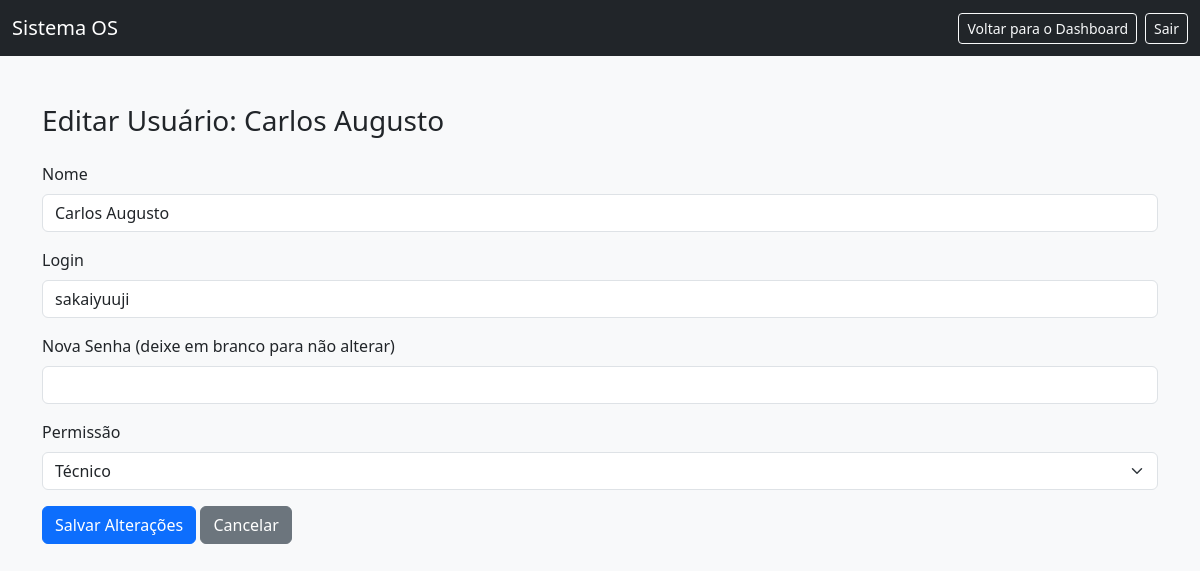
/editar_usuario/2 (signed in), run on an earlier commit of the app's database.
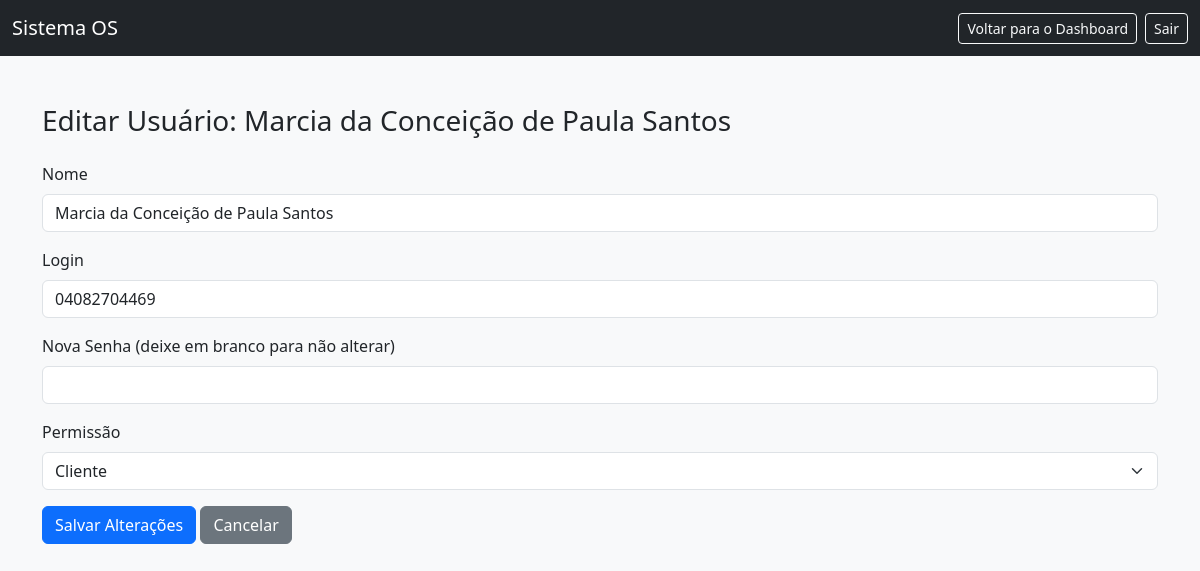
And on a later commit of the database.
### tables this page shows
CREATE TABLE usuarios (
            id INTEGER PRIMARY KEY AUTOINCREMENT,
            nome TEXT NOT NULL,
            login TEXT NOT NULL UNIQUE,
            senha TEXT NOT NULL,
            permissao TEXT NOT NULL,
            id_cliente INTEGER,
            FOREIGN KEY (id_cliente) REFERENCES clientes(id)
        );

### app.py (the view)
@app.route('/editar_usuario/<int:usuario_id>', methods=['GET', 'POST'])
def editar_usuario(usuario_id):
    if 'permissao' not in session or session['permissao'] != 'admin':
        flash('Você não tem permissão para acessar esta página.', 'warning')
        return redirect(url_for('dashboard'))
    conn = sqlite3.connect(DB) # CORRIGIDO: Usando DB
    c = conn.cursor()
    if request.method == 'POST':
        nome = request.form['nome'].strip()
        login = request.form['login'].strip()
        senha_nova = request.form['senha_nova'].strip()
        permissao = request.form['permissao']
        if not nome or not login or not permissao:
            flash('Nome, Login e Permissão são campos obrigatórios.', 'danger')
            c.execute("SELECT id, nome, login, permissao FROM usuarios WHERE id = ?", (usuario_id,))
            usuario_info = c.fetchone()
            conn.close()
            return render_template('editar_usuario.html', usuario={'id': usuario_info[0], 'nome': usuario_info[1], 'login': usuario_info[2], 'permissao': usuario_info[3]})
        try:
            c.execute("SELECT id FROM usuarios WHERE login = ? AND id != ?", (login, usuario_id))
            if c.fetchone():
                flash('Erro: Já existe outro usuário com este login.', 'danger')
                c.execute("SELECT id, nome, login, permissao FROM usuarios WHERE id = ?", (usuario_id,))
                usuario_info = c.fetchone()
                conn.close()
                return render_template('editar_usuario.html', usuario={'id': usuario_info[0], 'nome': usuario_info[1], 'login': usuario_info[2], 'permissao': usuario_info[3]})
            if senha_nova:
                hashed_senha_nova = generate_password_hash(senha_nova, method='pbkdf2:sha256')
                c.execute("UPDATE usuarios SET nome=?, login=?, senha=?, permissao=? WHERE id=?",
                          (nome, login, hashed_senha_nova, permissao, usuario_id))
            else:
                c.execute("UPDATE usuarios SET nome=?, login=?, permissao=? WHERE id=?",
                          (nome, login, permissao, usuario_id))
            conn.commit()
            flash('Usuário atualizado com sucesso!', 'success')
            return redirect(url_for('listar_usuarios'))
        except Exception as e:
            flash(f'Erro ao atualizar usuário: {e}', 'danger')
        finally:
            conn.close()
    else: # Método GET
        c.execute("SELECT id, nome, login, permissao FROM usuarios WHERE id = ?", (usuario_id,))
        usuario_info = c.fetchone()
        conn.close()
        if not usuario_info:
            flash("Usuário não encontrado.", 'danger')
            return redirect(url_for('listar_usuarios'))
        usuario = {
            'id': usuario_info[0],
            'nome': usuario_info[1],
            'login': usuario_info[2],
            'permissao': usuario_info[3]
        }
        return render_template('editar_usuario.html', usuario=usuario)

### templates/editar_usuario.html (shortened to what this page needs)
<!DOCTYPE html>
<html lang="pt-br">
<head>
  <link href="https://cdn.jsdelivr.net/npm/bootstrap@5.3.0/dist/css/bootstrap.min.css" rel="stylesheet">
</head>
<body class="bg-light">
<nav class="navbar navbar-expand-lg navbar-dark bg-dark">
  <div class="container-fluid">
    <a class="navbar-brand" href="{{ url_for('dashboard') }}">Sistema OS</a>
    <div class="d-flex">
      <a href="{{ url_for('dashboard') }}" class="btn btn-outline-light btn-sm me-2">Voltar para o Dashboard</a>
      <a href="{{ url_for('logout') }}" class="btn btn-outline-light btn-sm">Sair</a>
    </div>
  </div>
</nav>
<div class="container mt-5">
  <h3>Editar Usuário: {{ usuario.nome }}</h3>
  <form method="POST" class="mt-4">
    <div class="mb-3">
      <label for="nome" class="form-label">Nome</label>
      <input type="text" name="nome" id="nome" class="form-control" value="{{ usuario.nome }}" required>
    </div>
    <div class="mb-3">
      <label for="login" class="form-label">Login</label>
      <input type="text" name="login" id="login" class="form-control" value="{{ usuario.login }}" required>
    </div>
    <div class="mb-3">
      <label for="senha_nova" class="form-label">Nova Senha (deixe em branco para não alterar)</label>
      <input type="password" name="senha_nova" id="senha_nova" class="form-control">
    </div>
    <div class="mb-3">
      <label for="permissao" class="form-label">Permissão</label>
      <select name="permissao" id="permissao" class="form-select">
        <option value="tecnico" {% if usuario.permissao == 'tecnico' %}selected{% endif %}>Técnico</option>
        <option value="cliente" {% if usuario.permissao == 'cliente' %}selected{% endif %}>Cliente</option>
      </select>
    </div>
    <button type="submit" class="btn btn-primary">Salvar Alterações</button>
    <a href="{{ url_for('listar_usuarios') }}" class="btn btn-secondary">Cancelar</a>
  </form>
</div>
</body>
</html>

What changed in the data, as far as the page shows it:
changed usuarios: nome "Carlos Augusto" → "Marcia da Conceição de Paula Santos"; login "sakaiyuuji" → "04082704469"; permissao "Técnico" → "Cliente"
